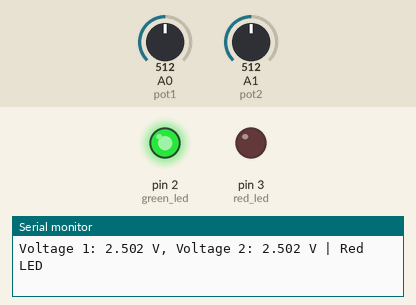
This program was run on a simulated Arduino Uno, built with avr-gcc and run on an emulated ATmega328P. Parts: output pins drawn as LEDs (lit = HIGH), the last lines printed to the serial monitor. The test bench sets the inputs (shaded band); at power-on: A1 (pot2) = 512, A0 (pot1) = 512.

Above: at 1.3 s.
1.4 s: A1 (pot2) set to 530
At 2.1 s:
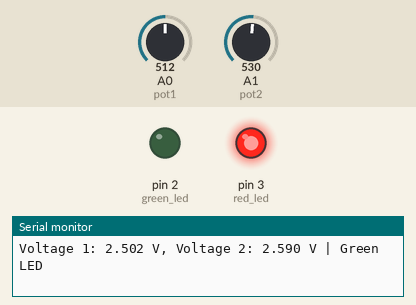
3.0 s: A1 (pot2) set to 511
At 3.3 s:
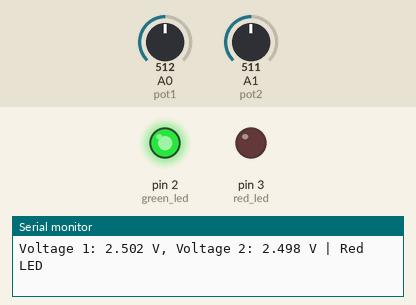
4.5 s: A1 (pot2) set to 716
At 5.9 s:
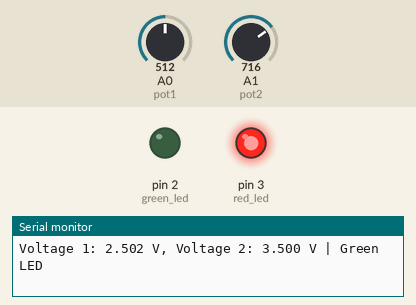
Timing chart, 0 to 7.5 s (numbered marks = the images above; inputs shaded):
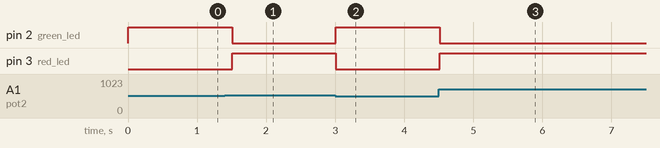

Measured:
- the behaviour switches between 516 and 517 on A1 (pot2) (found by bisection; images 0 and 1)
- after the input at 1.4 s, pin 2 (green_led): HIGH → LOW after 0.11 s; pin 3 (red_led): LOW → HIGH after 0.11 s
- after the input at 3.0 s, pin 2 (green_led): LOW → HIGH at once; pin 3 (red_led): HIGH → LOW at once
- after the input at 4.5 s, pin 2 (green_led): HIGH → LOW at once; pin 3 (red_led): LOW → HIGH at once

The program:

main.cpp
```cpp
#include <Arduino.h>

const int red_led = 3;
const int green_led = 2;

const int pot1 = A0;
const int pot2 = A1;

int pot_1 = 0;
int pot_2 = 0;
float voltage_1 = 0;
float voltage_2 = 0;

void setup() {
  Serial.begin(9600);

  pinMode(green_led, OUTPUT);
  pinMode(red_led, OUTPUT);
  pinMode(pot1, INPUT);
  pinMode(pot2, INPUT);
}

void loop() {
  pot_1 = analogRead(pot1);
  pot_2 = analogRead(pot2);

  voltage_1 = pot_1 * (5.0 / 1023.0);
  voltage_2 = pot_2 * (5.0 / 1023.0);

  Serial.print("Voltage 1: ");
  Serial.print(voltage_1, 3);
  Serial.print(" V, Voltage 2: ");
  Serial.print(voltage_2, 3);
  Serial.print(" V | ");

  // voltage_1: x-axis; voltage_2: y-axis
  if (voltage_2 > 1.6027 * voltage_1 - 1.4846) {
    digitalWrite(green_led, LOW);
    digitalWrite(red_led, HIGH);
    Serial.println("Green LED");
  } else {
    digitalWrite(green_led, HIGH);
    digitalWrite(red_led, LOW);
    Serial.println("Red LED");
  }

  delay(500);
}
```
